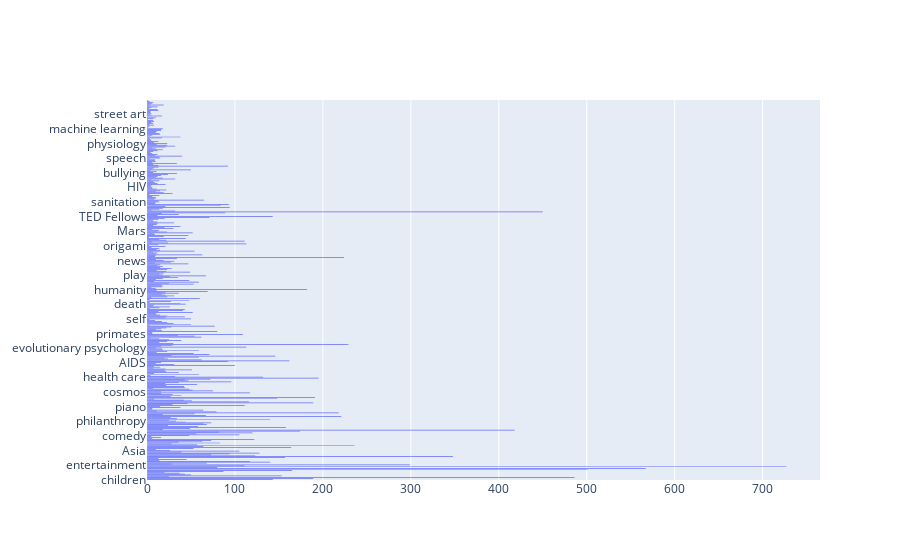

Here is the notebook cell this chart was saved with:
### Code cell
# 看看那些主题比较受关注（评论比较多）
import plotly.graph_objects as go

import numpy as np
x=theme_df['评论数']
y = theme_df['主题']
# Use `y` argument instead of `x` for horizontal histogram

fig = go.Figure(data=[go.Histogram(y=y)])
fig.show()

### Figure 1 — Plotly figure (JSON) as saved in the notebook; plotly's stock layout.template omitted (floating-point values rounded to 4 significant figures; data arrays with more than 128 entries replaced by an {"elided": "..."} marker saying what was removed)
{"data": [{"type": "histogram", "y": {"elided": "19154 str values"}}], "layout": {}}
